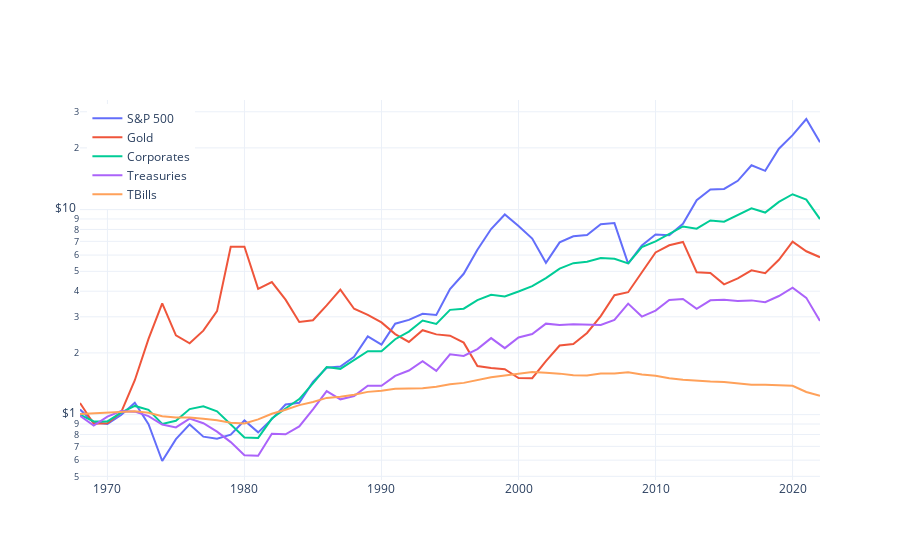

Notebook code for this chart:
### Markdown cell above
# FIGURE 3 (COMPOUND RETURNS ON LOG SCALE)

### Code cell
accum = (1+df).cumprod()

traces = []
for asset in accum.columns:
    trace = go.Scatter(
        x=accum.index.to_list(),
        y=accum[asset],
        name=asset,
        text=[asset]*accum.shape[0],
        hovertemplate="%{text} = $%{y:.2f}<extra></extra>"
    )
    traces.append(trace)

fig = go.Figure()
for trace in traces:
    fig.add_trace(trace)

fig.update_layout(
    yaxis_tickprefix="$",
    xaxis_tickformat=".0f",
    yaxis_type="log",
    hovermode="x unified",
    template="plotly_white",
    legend=dict(
        yanchor="top", 
        y=0.99, 
        xanchor="left", 
        x=0.01
    ),
)
fig.show()

### Figure 1 — Plotly figure (JSON) as saved in the notebook; plotly's stock layout.template omitted (floating-point values rounded to 4 significant figures)
{"data": [{"hovertemplate": "%{text} = $%{y:.2f}<extra></extra>", "name": "S&P 500", "text": ["S&P 500", "S&P 500", "S&P 500", "S&P 500", "S&P 500", "S&P 500", "S&P 500", "S&P 500", "S&P 500", "S&P 500", "S&P 500", "S&P 500", "S&P 500", "S&P 500", "S&P 500", "S&P 500", "S&P 500", "S&P 500", "S&P 500", "S&P 500", "S&P 500", "S&P 500", "S&P 500", "S&P 500", "S&P 500", "S&P 500", "S&P 500", "S&P 500", "S&P 500", "S&P 500", "S&P 500", "S&P 500", "S&P 500", "S&P 500", "S&P 500", "S&P 500", "S&P 500", "S&P 500", "S&P 500", "S&P 500", "S&P 500", "S&P 500", "S&P 500", "S&P 500", "S&P 500", "S&P 500", "S&P 500", "S&P 500", "S&P 500", "S&P 500", "S&P 500", "S&P 500", "S&P 500", "S&P 500", "S&P 500"], "type": "scatter", "x": [1968, 1969, 1970, 1971, 1972, 1973, 1974, 1975, 1976, 1977, 1978, 1979, 1980, 1981, 1982, 1983, 1984, 1985, 1986, 1987, 1988, 1989, 1990, 1991, 1992, 1993, 1994, 1995, 1996, 1997, 1998, 1999, 2000, 2001, 2002, 2003, 2004, 2005, 2006, 2007, 2008, 2009, 2010, 2011, 2012, 2013, 2014, 2015, 2016, 2017, 2018, 2019, 2020, 2021, 2022], "y": [1.058, 0.917, 0.8996, 0.995, 1.143, 0.8988, 0.5942, 0.7598, 0.8958, 0.7811, 0.7633, 0.7988, 0.9366, 0.8195, 0.9505, 1.12, 1.143, 1.445, 1.692, 1.716, 1.916, 2.407, 2.196, 2.777, 2.899, 3.101, 3.063, 4.098, 4.863, 6.365, 8.04, 9.465, 8.324, 7.222, 5.499, 6.918, 7.413, 7.521, 8.481, 8.593, 5.453, 6.679, 7.561, 7.49, 8.53, 11.1, 12.52, 12.62, 13.82, 16.45, 15.45, 19.81, 23.08, 27.66, 21.3]}, {"hovertemplate": "%{text} = $%{y:.2f}<extra></extra>", "name": "Gold", "text": ["Gold", "Gold", "Gold", "Gold", "Gold", "Gold", "Gold", "Gold", "Gold", "Gold", "Gold", "Gold", "Gold", "Gold", "Gold", "Gold", "Gold", "Gold", "Gold", "Gold", "Gold", "Gold", "Gold", "Gold", "Gold", "Gold", "Gold", "Gold", "Gold", "Gold", "Gold", "Gold", "Gold", "Gold", "Gold", "Gold", "Gold", "Gold", "Gold", "Gold", "Gold", "Gold", "Gold", "Gold", "Gold", "Gold", "Gold", "Gold", "Gold", "Gold", "Gold", "Gold", "Gold", "Gold", "Gold"], "type": "scatter", "x": [1968, 1969, 1970, 1971, 1972, 1973, 1974, 1975, 1976, 1977, 1978, 1979, 1980, 1981, 1982, 1983, 1984, 1985, 1986, 1987, 1988, 1989, 1990, 1991, 1992, 1993, 1994, 1995, 1996, 1997, 1998, 1999, 2000, 2001, 2002, 2003, 2004, 2005, 2006, 2007, 2008, 2009, 2010, 2011, 2012, 2013, 2014, 2015, 2016, 2017, 2018, 2019, 2020, 2021, 2022], "y": [1.139, 0.9026, 0.9077, 1.026, 1.471, 2.343, 3.492, 2.438, 2.227, 2.569, 3.195, 6.585, 6.594, 4.108, 4.432, 3.636, 2.831, 2.886, 3.41, 4.067, 3.284, 3.068, 2.816, 2.471, 2.261, 2.581, 2.463, 2.428, 2.245, 1.727, 1.69, 1.665, 1.509, 1.506, 1.822, 2.174, 2.208, 2.503, 3.025, 3.823, 3.955, 4.909, 6.182, 6.697, 6.955, 4.947, 4.906, 4.318, 4.617, 5.056, 4.9, 5.692, 6.975, 6.262, 5.858]}, {"hovertemplate": "%{text} = $%{y:.2f}<extra></extra>", "name": "Corporates", "text": ["Corporates", "Corporates", "Corporates", "Corporates", "Corporates", "Corporates", "Corporates", "Corporates", "Corporates", "Corporates", "Corporates", "Corporates", "Corporates", "Corporates", "Corporates", "Corporates", "Corporates", "Corporates", "Corporates", "Corporates", "Corporates", "Corporates", "Corporates", "Corporates", "Corporates", "Corporates", "Corporates", "Corporates", "Corporates", "Corporates", "Corporates", "Corporates", "Corporates", "Corporates", "Corporates", "Corporates", "Corporates", "Corporates", "Corporates", "Corporates", "Corporates", "Corporates", "Corporates", "Corporates", "Corporates", "Corporates", "Corporates", "Corporates", "Corporates", "Corporates", "Corporates", "Corporates", "Corporates", "Corporates", "Corporates"], "type": "scatter", "x": [1968, 1969, 1970, 1971, 1972, 1973, 1974, 1975, 1976, 1977, 1978, 1979, 1980, 1981, 1982, 1983, 1984, 1985, 1986, 1987, 1988, 1989, 1990, 1991, 1992, 1993, 1994, 1995, 1996, 1997, 1998, 1999, 2000, 2001, 2002, 2003, 2004, 2005, 2006, 2007, 2008, 2009, 2010, 2011, 2012, 2013, 2014, 2015, 2016, 2017, 2018, 2019, 2020, 2021, 2022], "y": [1.001, 0.9264, 0.9271, 1.023, 1.103, 1.056, 0.9007, 0.9337, 1.064, 1.097, 1.038, 0.8983, 0.7731, 0.7699, 0.9569, 1.071, 1.191, 1.421, 1.706, 1.672, 1.844, 2.04, 2.038, 2.332, 2.541, 2.877, 2.768, 3.243, 3.288, 3.615, 3.841, 3.772, 3.987, 4.231, 4.632, 5.154, 5.48, 5.564, 5.809, 5.756, 5.466, 6.556, 7.003, 7.65, 8.279, 8.069, 8.849, 8.732, 9.443, 10.15, 9.671, 10.9, 11.88, 11.19, 8.986]}, {"hovertemplate": "%{text} = $%{y:.2f}<extra></extra>", "name": "Treasuries", "text": ["Treasuries", "Treasuries", "Treasuries", "Treasuries", "Treasuries", "Treasuries", "Treasuries", "Treasuries", "Treasuries", "Treasuries", "Treasuries", "Treasuries", "Treasuries", "Treasuries", "Treasuries", "Treasuries", "Treasuries", "Treasuries", "Treasuries", "Treasuries", "Treasuries", "Treasuries", "Treasuries", "Treasuries", "Treasuries", "Treasuries", "Treasuries", "Treasuries", "Treasuries", "Treasuries", "Treasuries", "Treasuries", "Treasuries", "Treasuries", "Treasuries", "Treasuries", "Treasuries", "Treasuries", "Treasuries", "Treasuries", "Treasuries", "Treasuries", "Treasuries", "Treasuries", "Treasuries", "Treasuries", "Treasuries", "Treasuries", "Treasuries", "Treasuries", "Treasuries", "Treasuries", "Treasuries", "Treasuries", "Treasuries"], "type": "scatter", "x": [1968, 1969, 1970, 1971, 1972, 1973, 1974, 1975, 1976, 1977, 1978, 1979, 1980, 1981, 1982, 1983, 1984, 1985, 1986, 1987, 1988, 1989, 1990, 1991, 1992, 1993, 1994, 1995, 1996, 1997, 1998, 1999, 2000, 2001, 2002, 2003, 2004, 2005, 2006, 2007, 2008, 2009, 2010, 2011, 2012, 2013, 2014, 2015, 2016, 2017, 2018, 2019, 2020, 2021, 2022], "y": [0.9863, 0.8847, 0.9784, 1.04, 1.034, 0.9841, 0.8954, 0.8659, 0.9562, 0.9079, 0.8266, 0.7347, 0.6344, 0.6302, 0.8062, 0.8016, 0.8763, 1.061, 1.304, 1.188, 1.231, 1.384, 1.384, 1.546, 1.642, 1.824, 1.635, 1.969, 1.932, 2.088, 2.362, 2.11, 2.38, 2.473, 2.778, 2.733, 2.763, 2.751, 2.736, 2.896, 3.479, 3.007, 3.216, 3.62, 3.664, 3.28, 3.609, 3.632, 3.584, 3.608, 3.536, 3.789, 4.164, 3.713, 2.866]}, {"hovertemplate": "%{text} = $%{y:.2f}<extra></extra>", "name": "TBills", "text": ["TBills", "TBills", "TBills", "TBills", "TBills", "TBills", "TBills", "TBills", "TBills", "TBills", "TBills", "TBills", "TBills", "TBills", "TBills", "TBills", "TBills", "TBills", "TBills", "TBills", "TBills", "TBills", "TBills", "TBills", "TBills", "TBills", "TBills", "TBills", "TBills", "TBills", "TBills", "TBills", "TBills", "TBills", "TBills", "TBills", "TBills", "TBills", "TBills", "TBills", "TBills", "TBills", "TBills", "TBills", "TBills", "TBills", "TBills", "TBills", "TBills", "TBills", "TBills", "TBills", "TBills", "TBills", "TBills"], "type": "scatter", "x": [1968, 1969, 1970, 1971, 1972, 1973, 1974, 1975, 1976, 1977, 1978, 1979, 1980, 1981, 1982, 1983, 1984, 1985, 1986, 1987, 1988, 1989, 1990, 1991, 1992, 1993, 1994, 1995, 1996, 1997, 1998, 1999, 2000, 2001, 2002, 2003, 2004, 2005, 2006, 2007, 2008, 2009, 2010, 2011, 2012, 2013, 2014, 2015, 2016, 2017, 2018, 2019, 2020, 2021, 2022], "y": [1.006, 1.013, 1.021, 1.032, 1.038, 1.02, 0.9815, 0.9692, 0.9686, 0.9558, 0.9399, 0.9133, 0.9055, 0.9481, 1.01, 1.057, 1.113, 1.152, 1.207, 1.223, 1.25, 1.291, 1.306, 1.337, 1.343, 1.345, 1.367, 1.406, 1.429, 1.476, 1.522, 1.551, 1.587, 1.615, 1.601, 1.585, 1.555, 1.552, 1.585, 1.589, 1.611, 1.57, 1.549, 1.504, 1.479, 1.458, 1.449, 1.441, 1.416, 1.4, 1.399, 1.395, 1.382, 1.29, 1.236]}], "layout": {"hovermode": "x unified", "legend": {"x": 0.01, "xanchor": "left", "y": 0.99, "yanchor": "top"}, "xaxis": {"tickformat": ".0f"}, "yaxis": {"tickprefix": "$", "type": "log"}}}
